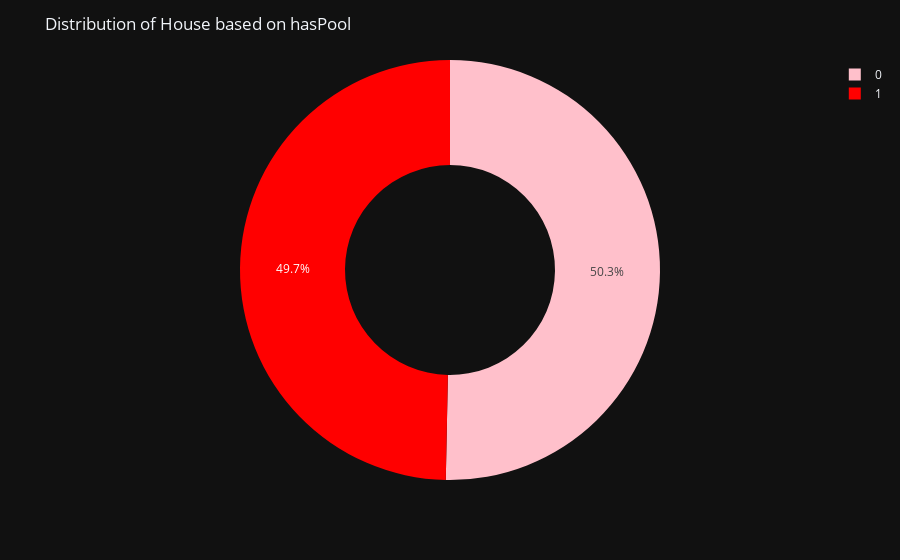

The code cell stored with this chart in its notebook:
### Code cell
pie_chart('hasPool')

### Figure 1 — Plotly figure (JSON) as saved in the notebook; plotly's stock layout.template omitted (floating-point values rounded to 4 significant figures)
{"data": [{"domain": {"x": [0, 1], "y": [0, 1]}, "hole": 0.5, "hovertemplate": "hasPool: %{label}<br>%{value}", "labels": [0, 1], "legendgroup": "", "name": "", "showlegend": true, "type": "pie", "values": [5032, 4968]}], "layout": {"hoverlabel": {"font": {"family": "Helvetica", "size": 16}}, "legend": {"tracegroupgap": 0}, "margin": {"t": 60}, "piecolorway": ["pink", "red"], "title": {"text": "Distribution of House based on hasPool"}}}
